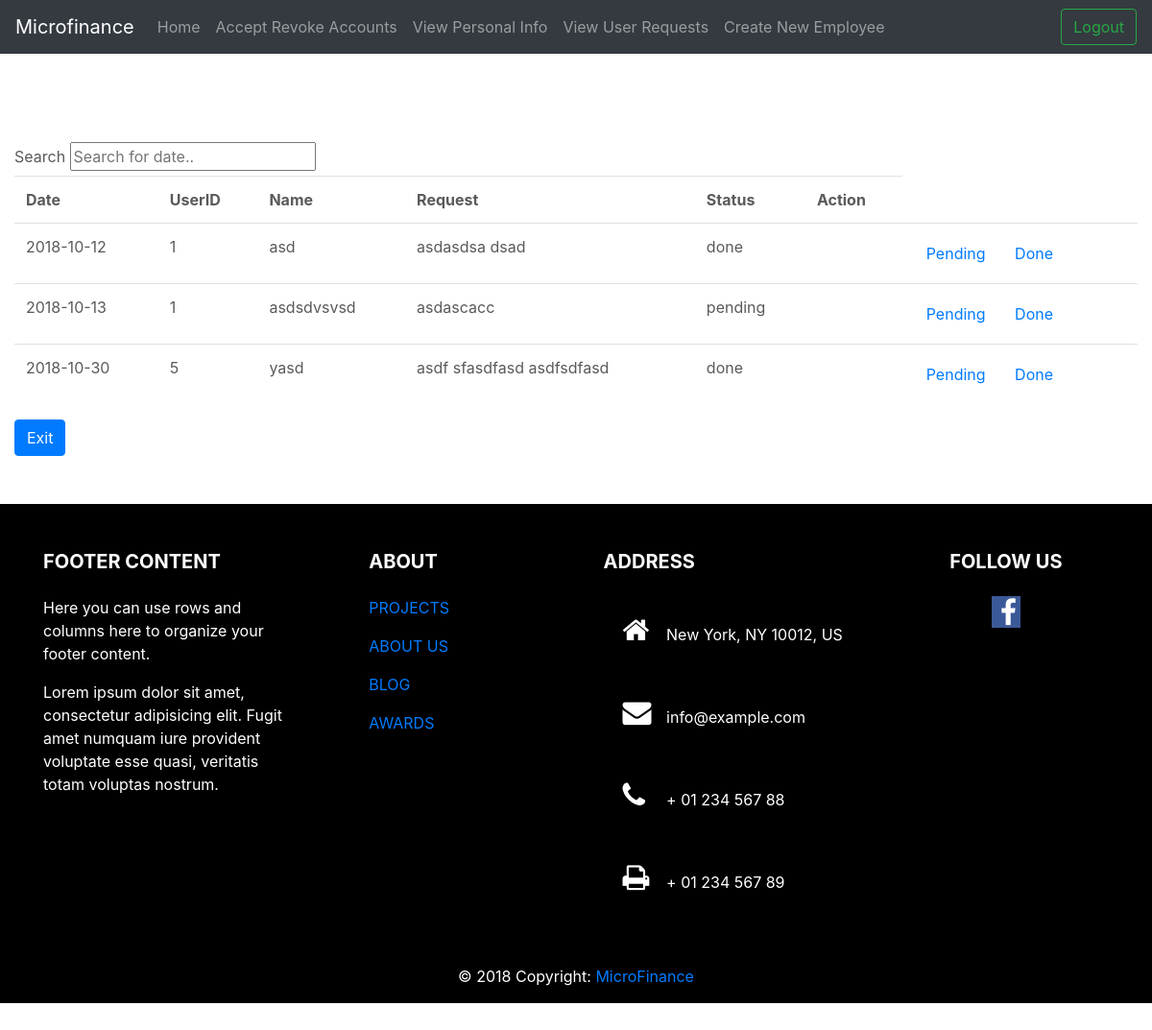
The page /Admin/viewUserRequest.php (signed in) on the database its author committed.
### tables this page shows
CREATE TABLE `userrequests` (
  `user_id` int(10) DEFAULT NULL,
  `name` varchar(20) DEFAULT NULL,
  `request` text,
  `date` date DEFAULT NULL,
  `status` enum('done','pending') DEFAULT 'pending',
  `request_id` int(11) NOT NULL
);

### Admin/viewUserRequest.php (the view, shortened to what this page needs)
<!doctype html>
<html lang="en">
<head>
    <link rel="stylesheet" href="https://cdnjs.cloudflare.com/ajax/libs/font-awesome/4.7.0/css/font-awesome.min.css">
<link href="../css/custom.css" rel="stylesheet">
    <link href="../../dist/css/bootstrap.min.css" rel="stylesheet">
    <link rel="stylesheet" href="https://stackpath.bootstrapcdn.com/bootstrap/4.1.3/css/bootstrap.min.css"
>
    <link href="carousel.css" rel="stylesheet">
</head>
<body>
<header>
    <nav class="navbar navbar-expand-md navbar-dark fixed-top bg-dark">
        <a class="navbar-brand" href="#">Microfinance</a>
        <div class="collapse navbar-collapse" id="navbarCollapse">
            <ul class="navbar-nav mr-auto">
            <li class="nav-item">
                    <a class="nav-link" href="adminhome.php">Home</a>
                </li>
                <li class="nav-item">
                    <a class="nav-link" href="araccounts.php">Accept Revoke Accounts</a>
                </li>
                <li class="nav-item">
                    <a class="nav-link" href="viewdetails.php">View Personal Info</a>
                </li>
                <li class="nav-item">
                    <a class="nav-link" href="viewUserRequest.php">View User Requests</a>
                </li>
                <li class="nav-item">
                    <a class="nav-link" href="newemployee.php">Create New Employee</a>
                </li>
            </ul>
            <form class="form-inline mt-2 mt-md-0" action="../login/logout.php">
                <button class="btn btn-outline-success my-2 my-sm-0" type="submit">Logout</button>
            </form>
        </div>
    </nav>
</header>
<main role="main">
    <div class="col-md-12">
        <div class="address">
            <form action="viewUserRequest.php" method="GET">
                <label for="search">Search</label>
                <input type="text" id="myInput" onkeyup="myFunction()" placeholder="Search for date..">
                <div class="timetable" style="overflow-x:auto;">
                    <table id="myTable" class="table">
                        <tr>
                            <th>Date</th>
                            <th>UserID</th>
                            <th>Name</th>
                            <th>Request</th>
                            <th>Status</th>
                            <th>Action</th>
                        </tr>
                        <?php
                        $servername = "localhost";
                        $username = "jester";
                        $password = "mafia";
                        $dbname = "microfinance";
                        $con = new mysqli($servername, $username, $password, $dbname);
                        $result = mysqli_query($con, "SELECT * FROM userrequests");
                        while ($row = mysqli_fetch_array($result)){
                        ?>
                        <tr>
                            <td> <?php echo $row['date']; ?>
                            </td>
                            <td> <?php echo $row['user_id']; ?>
                            </td>
                            <td> <?php echo $row['name']; ?>
                            </td>
                            <td> <?php echo $row['request']; ?>
                            </td>
                            <td><?php echo $row['status']; ?>
                            </td>
                            <td>
                            </td>
                            <td>
                                <?php
                                echo "<a href='../dbOperations/changeStatus.php?status=pending&reqID=" . $row['request_id'] . "' class='btn'>Pending</a>
       <a href='../dbOperations/changeStatus.php?status=done&reqID=" . $row['request_id'] . "' class='btn'>Done</a>";
                                }
                                ?>
                            </td>
                        </tr>
                    </table>
                </div>
                <button class="btn btn-primary" type="submit">Exit</button>
        </div>
    </div>
    <div style="height:50px">
</div>
      <footer class="page-footer font-small mdb-color lighten-3 pt-4">
<div class="container text-center text-md-left">
  <div class="row">
    <div class="col-md-4 col-lg-3 mr-auto my-md-4 my-0 mt-4 mb-1">
      <h5 class="font-weight-bold text-uppercase mb-4">Footer Content</h5>
      <p>Here you can use rows and columns here to organize your footer content.</p>
      <p>Lorem ipsum dolor sit amet, consectetur adipisicing elit. Fugit amet numquam iure provident voluptate esse
        quasi, veritatis totam voluptas nostrum.</p>
    </div>
    <div class="col-md-2 col-lg-2 mx-auto my-md-4 my-0 mt-4 mb-1">
      <h5 class="font-weight-bold text-uppercase mb-4">About</h5>
      <ul class="list-unstyled">
        <li>
          <p>
            <a href="#!">PROJECTS</a>
          </p>
        </li>
        <li>
          <p>
            <a href="#!">ABOUT US</a>
          </p>
        </li>
        <li>
          <p>
            <a href="#!">BLOG</a>
          </p>
        </li>
        <li>
          <p>
            <a href="#!">AWARDS</a>
          </p>
        </li>
      </ul>
    </div>
    <div class="col-md-4 col-lg-3 mx-auto my-md-4 my-0 mt-4 mb-1">
      <h5 class="font-weight-bold text-uppercase mb-4">Address</h5>
      <ul class="list-unstyled">
        <li>
          <p>
            <i class="fa fa-home mr-3"></i> New York, NY 10012, US</p>
        </li>
        <li>
          <p>
            <i class="fa fa-envelope mr-3"></i> info@example.com</p>
        </li>
        <li>
          <p>
            <i class="fa fa-phone mr-3"></i> + 01 234 567 88</p>
        </li>
        <li>
          <p>
            <i class="fa fa-print mr-3"></i> + 01 234 567 89</p>
        </li>
      </ul>
    </div>
    <div class="col-md-2 col-lg-2 text-center mx-auto my-4">
      <h5 class="font-weight-bold text-uppercase mb-4">Follow Us</h5>
      <a type="button" class="btn-floating btn-fb">
        <i class="fa fa-facebook"></i>
      </a>
    </div>
  </div>
</div>
<div class="footer-copyright text-center py-3">© 2018 Copyright:
  <a href=""> MicroFinance</a>
</div>
</footer>
</main>
</body>
</html>

### css/custom.css (style rules this page uses)
.fa { padding: 20px; font-size: 30px; width: 45px; text-decoration: none; }
.fa-facebook { background: #3B5998; color: #FFFFFF; padding: 0.05em 0.3em; background: #3B5998; color: white; width: 30px; }
footer { background: black; color: white; }

### css/carousel.css (style rules this page uses)
body { padding-top: 3rem; padding-bottom: 3rem; color: #5a5a5a; }

### rows shown on the page
userrequests: date "2018-10-12", user "1", name "asd", request "asdasdsa dsad", status "done"
userrequests: date "2018-10-13", user "1", name "asdsdvsvsd", request "asdascacc", status "pending"
userrequests: date "2018-10-30", user "5", name "yasd", request "asdf sfasdfasd asdfsdfasd", status "done"
